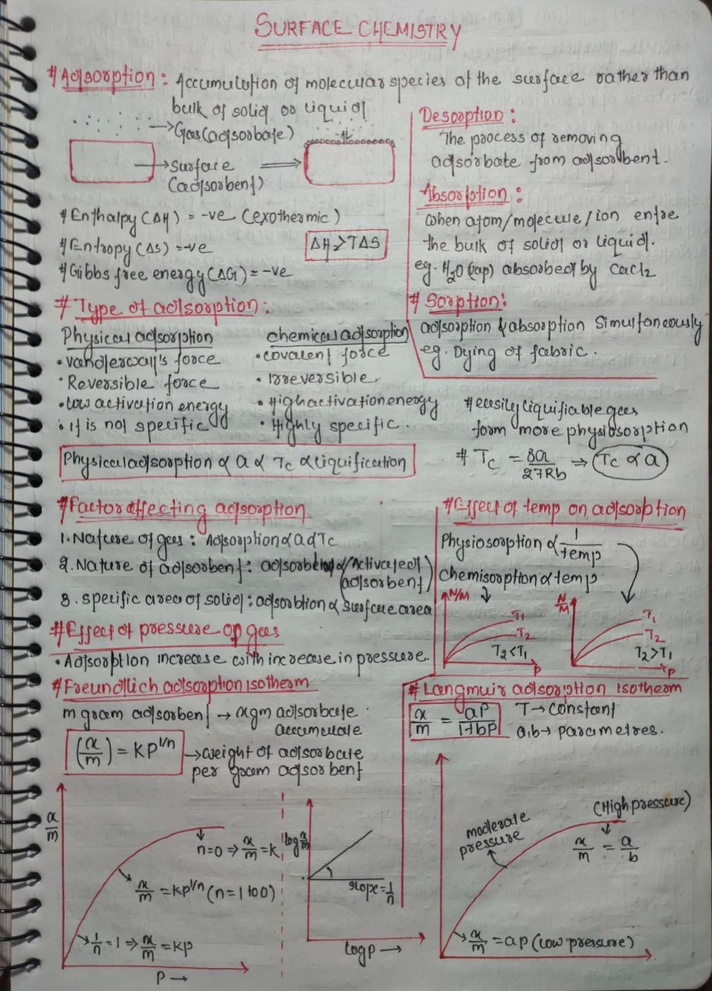
#> input picture phase1/input/WhatsApp Image 2026-01-23 at 11.10.18 AM (1).jpeg, 712 x 991 px, shrunk from 1150 x 1600 before the run
$ python -i preprocess.py   (imports and definitions only)
#> lines starting #> are read from the running program, lines starting #| are printed output that depends on the picture; after the words box and inside, x2 and y2 are one past the last pixel; in counts of white or black regions, pixels touching at a corner belong together
#> further down, picture is the input picture: shape (991, 712, 3); mean B, G, R 154, 157.8, 158.7
"""Image preprocessing: grayscale, denoise, deskew, adaptive threshold."""

from __future__ import annotations

import cv2
import numpy as np


def _to_gray(bgr: np.ndarray) -> np.ndarray:
    if bgr.ndim == 2:
        return bgr
    return cv2.cvtColor(bgr, cv2.COLOR_BGR2GRAY)
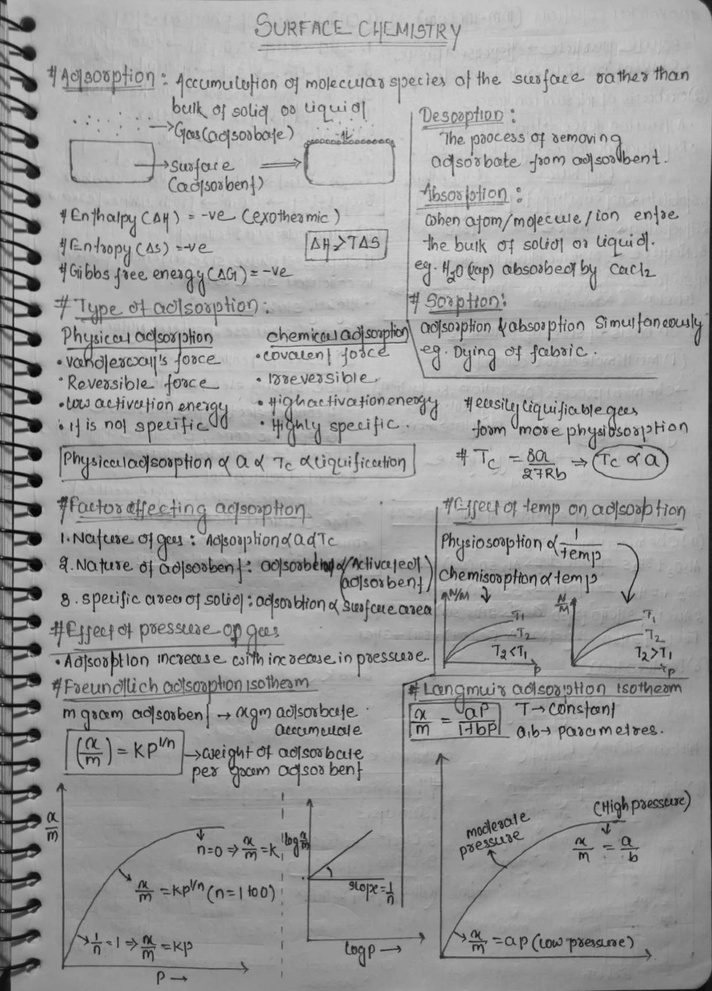
#> returned value: shape (991, 712); min 1, max 217, mean 157.6


_MAX_PLAUSIBLE_SKEW_DEG = 15.0
_MIN_SKEW_TO_CORRECT_DEG = 0.3


def _deskew(gray: np.ndarray) -> tuple[np.ndarray, float]:
    """Estimate a small rotation angle from the foreground pixels and rotate to flat.

    Real scans rarely skew more than ~5°. If the estimate exceeds
    ``_MAX_PLAUSIBLE_SKEW_DEG`` we treat it as a misfire (e.g. a sparse page
    where the bounding rect picks up the wrong principal axis) and skip rotation.
    """
    _, binary = cv2.threshold(gray, 0, 255, cv2.THRESH_BINARY_INV | cv2.THRESH_OTSU)
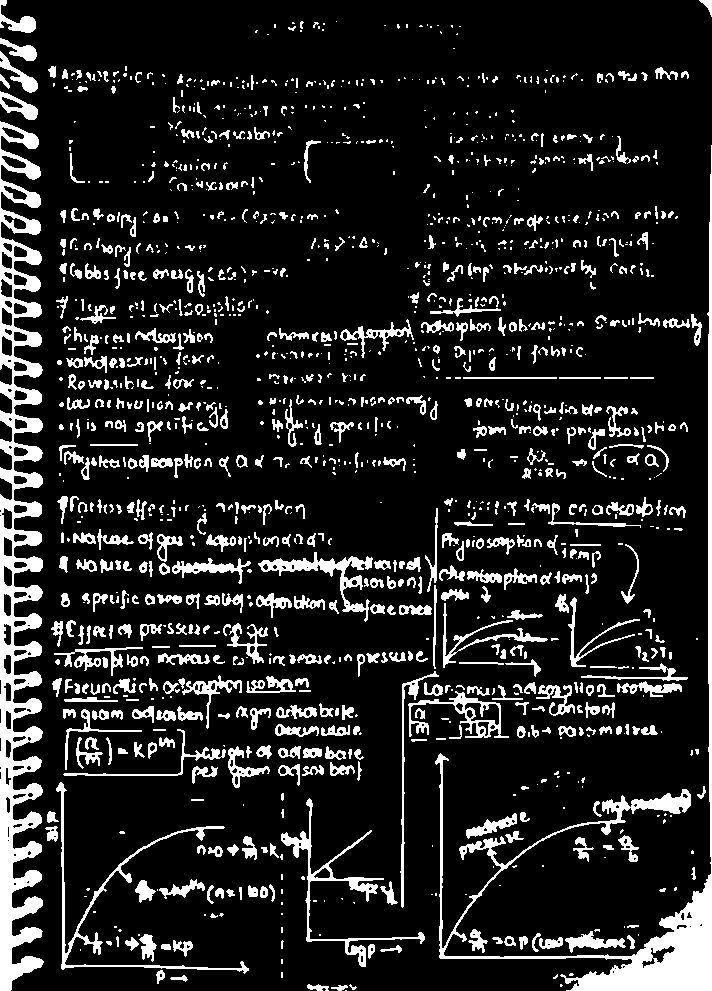
#> binary: shape (991, 712); 13.8% white; 1479 white regions (807 under 20 px), largest, box (x1, y1, x2, y2) and area: (0, 121, 44, 991) 18183, (435, 145, 712, 991) 12547, (56, 782, 249, 974) 2024
    coords = np.column_stack(np.where(binary > 0))
#> coords = 97341 pairs, first value 0 to 990, second value 0 to 711
    if coords.shape[0] < 100:
        return gray, 0.0

    angle = cv2.minAreaRect(coords)[-1]
#> angle = -90
    if angle < -45:
        angle = 90 + angle
#> angle = 0
    rotation = -angle  # degrees to rotate gray to upright
#> rotation = 0

    if abs(rotation) < _MIN_SKEW_TO_CORRECT_DEG:
        return gray, 0.0
    if abs(rotation) > _MAX_PLAUSIBLE_SKEW_DEG:
        return gray, 0.0

    h, w = gray.shape
    matrix = cv2.getRotationMatrix2D((w / 2, h / 2), rotation, 1.0)
    rotated = cv2.warpAffine(
        gray, matrix, (w, h),
        flags=cv2.INTER_CUBIC,
        borderMode=cv2.BORDER_REPLICATE,
    )
    return rotated, rotation


def preprocess(
    bgr_image: np.ndarray,
    *,
    deskew: bool = True,
    denoise: bool = True,
) -> dict:
    """Run the standard preprocessing pipeline and return intermediate images.

    Returns a dict with:
        gray:        grayscale (post-deskew, post-denoise) — fed to Tesseract.
        binary:      adaptive-threshold binary copy — used for formatting heuristics.
        deskew_deg:  the rotation in degrees applied (0 if none).
    """
    gray = _to_gray(bgr_image)

    if denoise:
        gray = cv2.medianBlur(gray, 3)

    angle = 0.0
    if deskew:
        gray, angle = _deskew(gray)
#> angle = 0

    binary = cv2.adaptiveThreshold(
        gray, 255,
        cv2.ADAPTIVE_THRESH_GAUSSIAN_C,
        cv2.THRESH_BINARY,
        31, 15,
    )
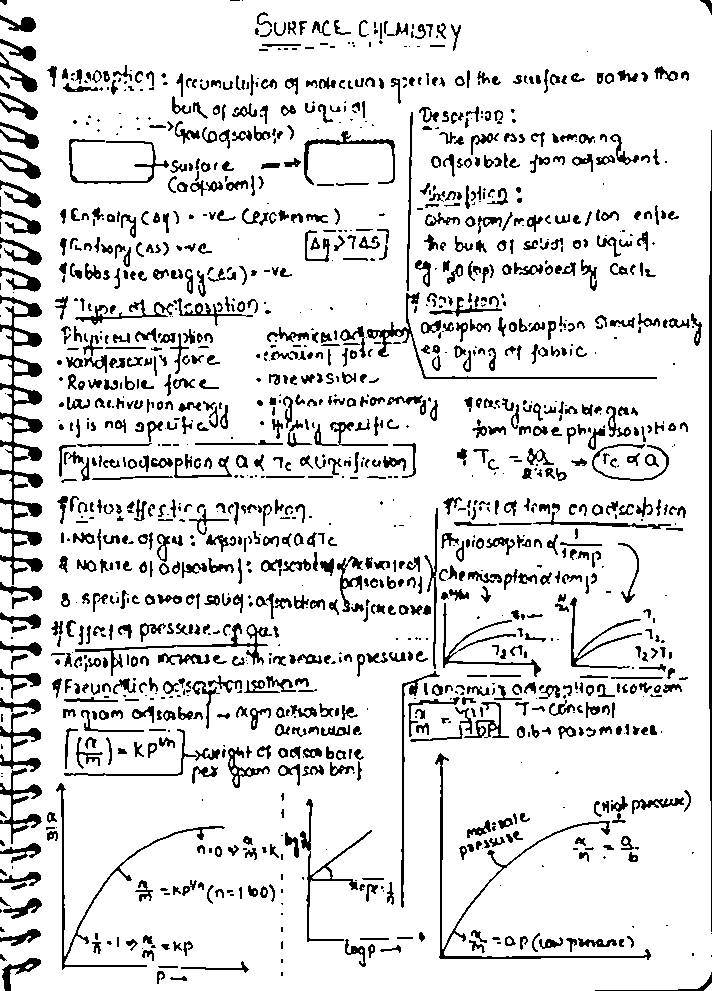
#> binary: shape (991, 712); 87.1% white; 1407 black regions (432 under 20 px), largest, box (x1, y1, x2, y2) and area: (0, 295, 43, 585) 3935, (709, 130, 712, 932) 1846, (435, 753, 651, 960) 1680

    return {"gray": gray, "binary": binary, "deskew_deg": angle}


def load_image(path: str) -> np.ndarray:
    """Read a JPG/PNG from disk into a BGR numpy array."""
    img = cv2.imread(path, cv2.IMREAD_COLOR)
    if img is None:
        raise FileNotFoundError(f"Could not read image: {path}")
    return img

>>> import cv2
>>> picture = cv2.imread('../input/WhatsApp Image 2026-01-23 at 11.10.18 AM (1).jpeg')
>>> result = preprocess(picture)
#> result = 3 items

$ run again, on phase1/input/WhatsApp Image 2026-01-23 at 11.10.19 AM (1).jpeg
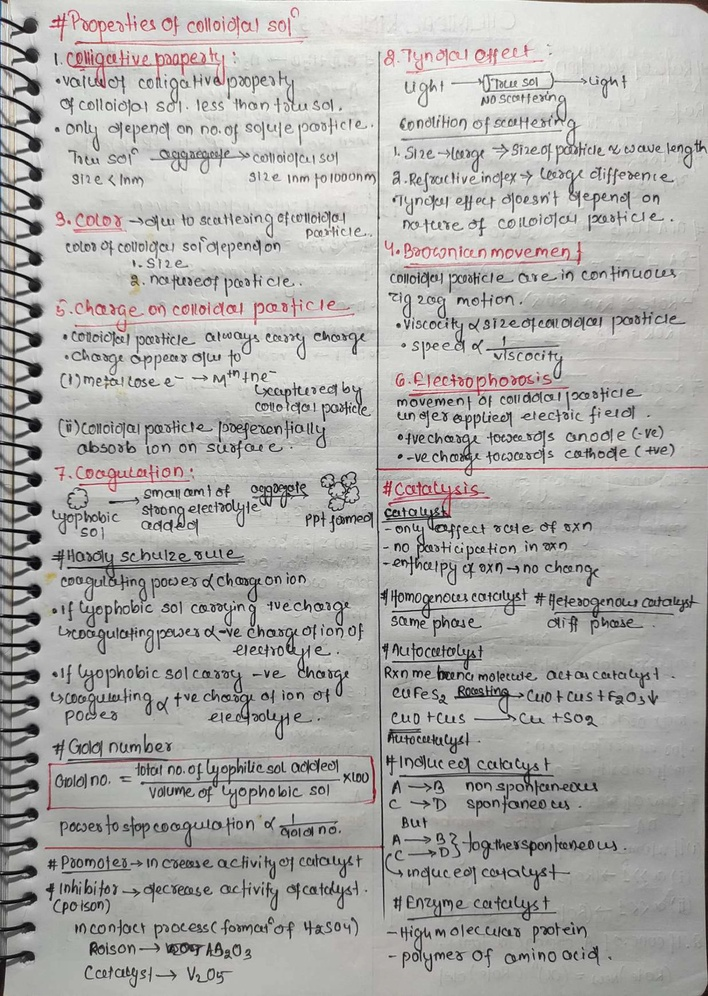
#> input picture phase1/input/WhatsApp Image 2026-01-23 at 11.10.19 AM (1).jpeg, 708 x 996 px, shrunk from 1137 x 1600 before the run
#> picture is the input picture: shape (996, 708, 3); mean B, G, R 169.6, 172.1, 173.3
#> in _deskew, `_, binary = cv2.threshold(gray, 0, 255, cv2.THRESH_BINARY_INV | cv2.TH..`:
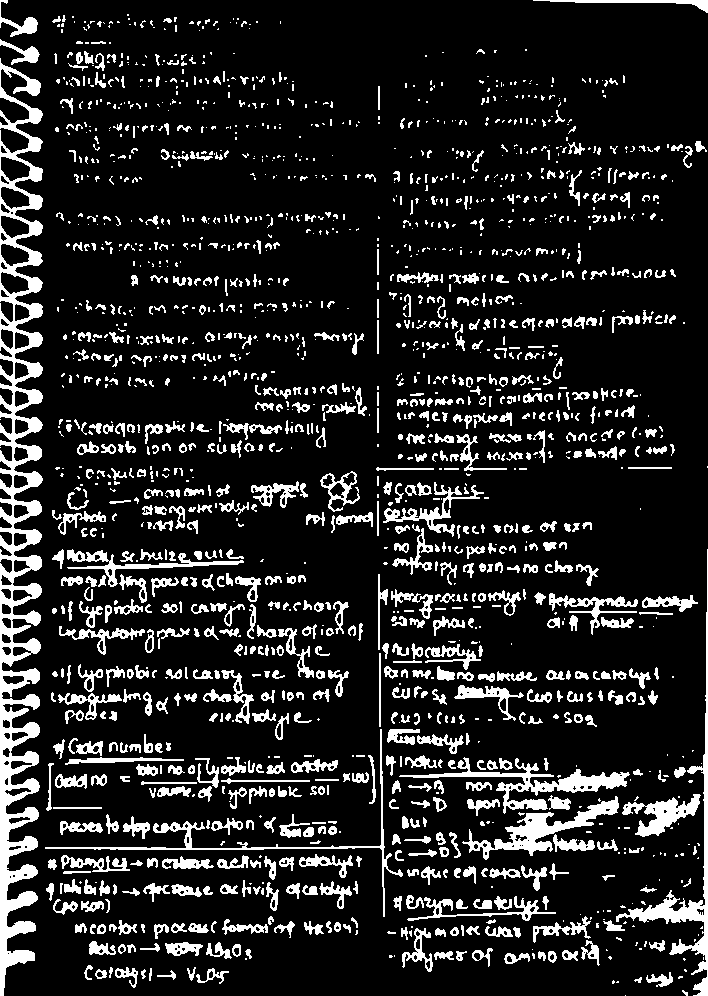
#> binary: shape (996, 708); 14.4% white; 1793 white regions (963 under 20 px), largest, box (x1, y1, x2, y2) and area: (0, 58, 43, 996) 17071, (616, 549, 708, 996) 3139, (399, 757, 630, 814) 2669
#> coords = 101563 pairs, first value 0 to 995, second value 0 to 707
#> in _deskew, `angle = cv2.minAreaRect(coords)[-1]`: angle = -90
#> in _deskew, `angle = 90 + angle`: angle = 0
#> in preprocess, `binary = cv2.adaptiveThreshold( gray, 255, cv2.ADAPTIVE_THRESH_GAUSSIA..`:
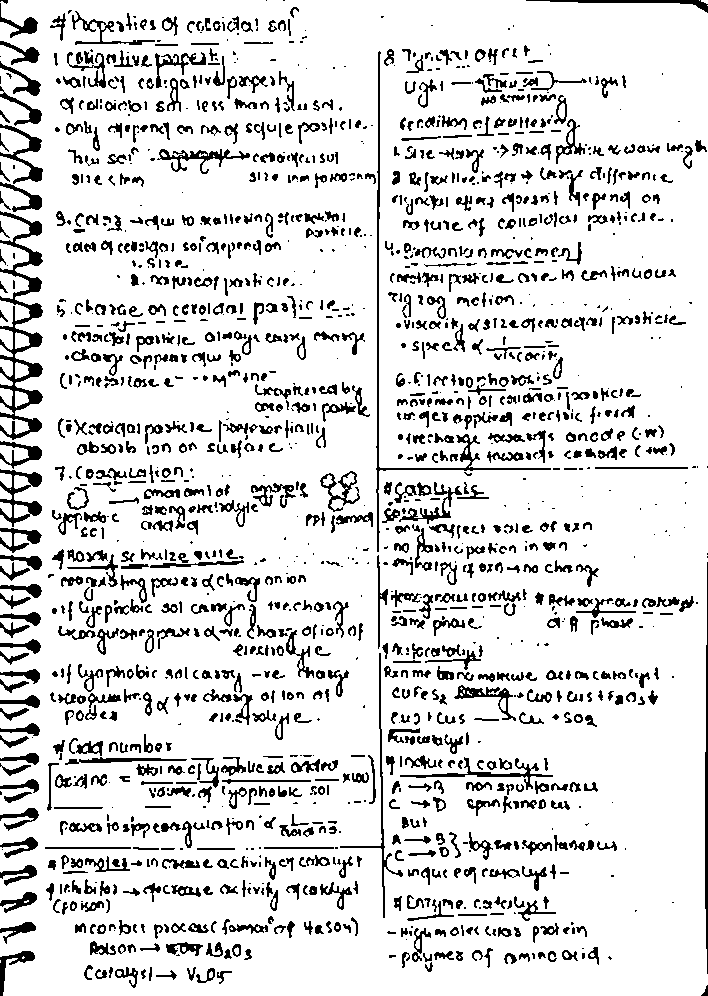
#> binary: shape (996, 708); 85.8% white; 1768 black regions (516 under 20 px), largest, box (x1, y1, x2, y2) and area: (0, 211, 43, 440) 3191, (376, 51, 551, 552) 1669, (0, 469, 42, 527) 887
#> result = 3 items

$ run again, on phase1/input/WhatsApp Image 2026-01-23 at 11.10.19 AM.jpeg
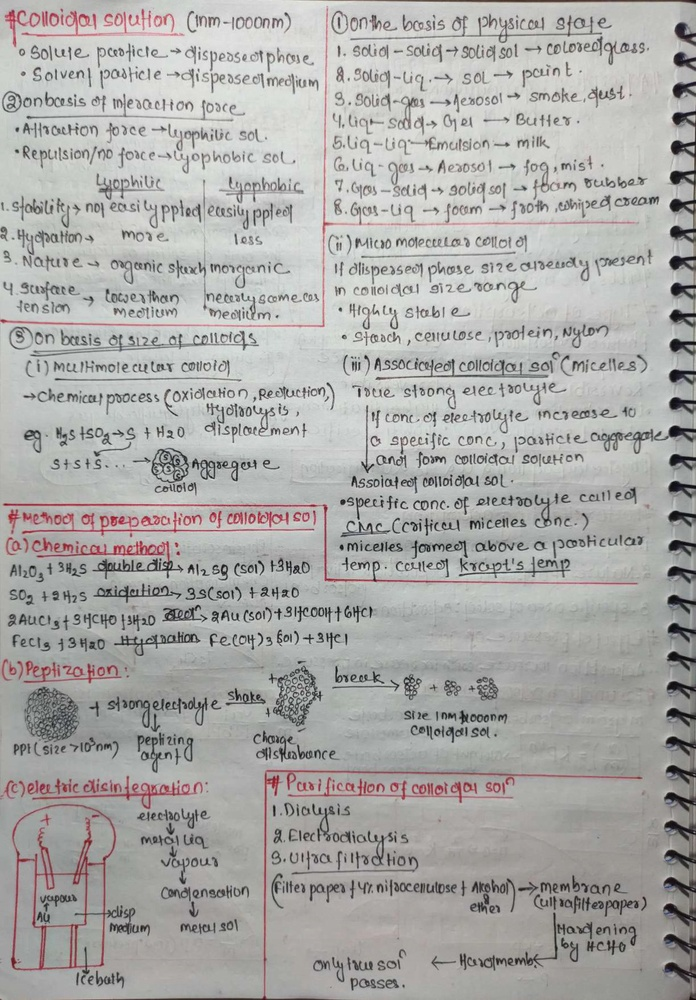
#> input picture phase1/input/WhatsApp Image 2026-01-23 at 11.10.19 AM.jpeg, 696 x 1000 px, shrunk from 1114 x 1600 before the run
#> picture is the input picture: shape (1000, 696, 3); mean B, G, R 168.8, 170.9, 171.6
#> in _deskew, `_, binary = cv2.threshold(gray, 0, 255, cv2.THRESH_BINARY_INV | cv2.TH..`:
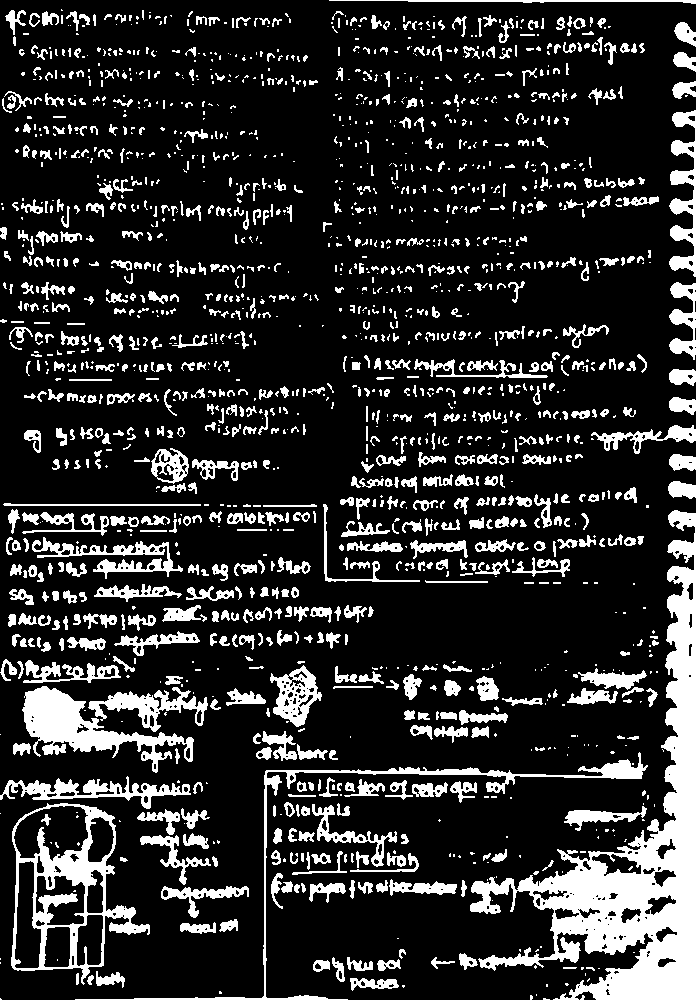
#> binary: shape (1000, 696); 17.7% white; 1738 white regions (936 under 20 px), largest, box (x1, y1, x2, y2) and area: (470, 510, 696, 1000) 26817, (11, 803, 150, 985) 5976, (22, 686, 194, 773) 4927
#> coords = 123090 pairs, first value 0 to 999, second value 0 to 695
#> in _deskew, `angle = cv2.minAreaRect(coords)[-1]`: angle = -90
#> in _deskew, `angle = 90 + angle`: angle = 0
#> in preprocess, `binary = cv2.adaptiveThreshold( gray, 255, cv2.ADAPTIVE_THRESH_GAUSSIA..`:
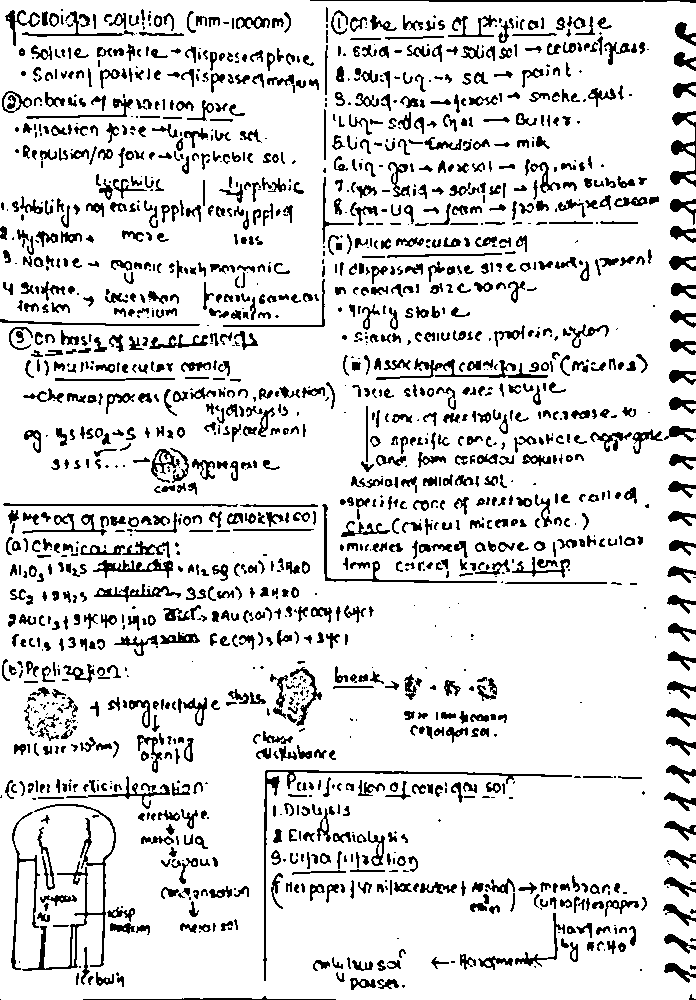
#> binary: shape (1000, 696); 86.2% white; 1676 black regions (455 under 20 px), largest, box (x1, y1, x2, y2) and area: (22, 804, 116, 971) 1575, (263, 770, 572, 981) 1340, (376, 358, 548, 380) 800
#> result = 3 items
